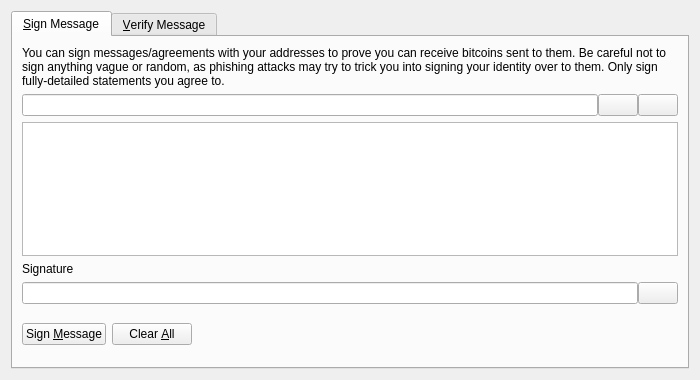
<?xml version="1.0" encoding="UTF-8"?>
<ui version="4.0">
 <class>SignVerifyMessageDialog</class>
 <widget class="QDialog" name="SignVerifyMessageDialog">
  <property name="geometry">
   <rect>
    <x>0</x>
    <y>0</y>
    <width>700</width>
    <height>380</height>
   </rect>
  </property>
  <property name="windowTitle">
   <string>Signatures - Sign / Verify a Message</string>
  </property>
  <property name="modal">
   <bool>true</bool>
  </property>
  <layout class="QVBoxLayout" name="verticalLayout">
   <item>
    <widget class="QTabWidget" name="tabWidget">
     <property name="currentIndex">
      <number>0</number>
     </property>
     <widget class="QWidget" name="tabSignMessage">
      <attribute name="title">
       <string>&amp;Sign Message</string>
      </attribute>
      <layout class="QVBoxLayout" name="verticalLayout_SM">
       <item>
        <widget class="QLabel" name="infoLabel_SM">
         <property name="text">
          <string>You can sign messages/agreements with your addresses to prove you can receive bitcoins sent to them. Be careful not to sign anything vague or random, as phishing attacks may try to trick you into signing your identity over to them. Only sign fully-detailed statements you agree to.</string>
         </property>
         <property name="textFormat">
          <enum>Qt::PlainText</enum>
         </property>
         <property name="wordWrap">
          <bool>true</bool>
         </property>
        </widget>
       </item>
       <item>
        <layout class="QHBoxLayout" name="horizontalLayout_1_SM">
         <property name="spacing">
          <number>0</number>
         </property>
         <item>
          <widget class="QValidatedLineEdit" name="addressIn_SM">
           <property name="toolTip">
            <string>The Alphapay address to sign the message with</string>
           </property>
          </widget>
         </item>
         <item>
          <widget class="QPushButton" name="addressBookButton_SM">
           <property name="toolTip">
            <string>Choose previously used address</string>
           </property>
           <property name="text">
            <string/>
           </property>
           <property name="icon">
            <iconset resource="../bitcoin.qrc">
             <normaloff>:/icons/address-book</normaloff>:/icons/address-book</iconset>
           </property>
           <property name="shortcut">
            <string>Alt+A</string>
           </property>
           <property name="autoDefault">
            <bool>false</bool>
           </property>
          </widget>
         </item>
         <item>
          <widget class="QPushButton" name="pasteButton_SM">
           <property name="toolTip">
            <string>Paste address from clipboard</string>
           </property>
           <property name="text">
            <string/>
           </property>
           <property name="icon">
            <iconset resource="../bitcoin.qrc">
             <normaloff>:/icons/editpaste</normaloff>:/icons/editpaste</iconset>
           </property>
           <property name="shortcut">
            <string>Alt+P</string>
           </property>
           <property name="autoDefault">
            <bool>false</bool>
           </property>
          </widget>
         </item>
        </layout>
       </item>
       <item>
        <widget class="QPlainTextEdit" name="messageIn_SM">
         <property name="toolTip">
          <string>Enter the message you want to sign here</string>
         </property>
        </widget>
       </item>
       <item>
        <widget class="QLabel" name="signatureLabel_SM">
         <property name="text">
          <string>Signature</string>
         </property>
         <property name="textFormat">
          <enum>Qt::PlainText</enum>
         </property>
        </widget>
       </item>
       <item>
        <layout class="QHBoxLayout" name="horizontalLayout_2_SM">
         <property name="spacing">
          <number>0</number>
         </property>
         <item>
          <widget class="QLineEdit" name="signatureOut_SM">
           <property name="font">
            <font>
             <italic>true</italic>
            </font>
           </property>
           <property name="readOnly">
            <bool>true</bool>
           </property>
          </widget>
         </item>
         <item>
          <widget class="QPushButton" name="copySignatureButton_SM">
           <property name="toolTip">
            <string>Copy the current signature to the system clipboard</string>
           </property>
           <property name="text">
            <string/>
           </property>
           <property name="icon">
            <iconset resource="../bitcoin.qrc">
             <normaloff>:/icons/editcopy</normaloff>:/icons/editcopy</iconset>
           </property>
           <property name="autoDefault">
            <bool>false</bool>
           </property>
          </widget>
         </item>
        </layout>
       </item>
       <item>
        <layout class="QHBoxLayout" name="horizontalLayout_3_SM">
         <item>
          <widget class="QPushButton" name="signMessageButton_SM">
           <property name="toolTip">
            <string>Sign the message to prove you own this Alphapay address</string>
           </property>
           <property name="text">
            <string>Sign &amp;Message</string>
           </property>
           <property name="icon">
            <iconset resource="../bitcoin.qrc">
             <normaloff>:/icons/edit</normaloff>:/icons/edit</iconset>
           </property>
           <property name="autoDefault">
            <bool>false</bool>
           </property>
          </widget>
         </item>
         <item>
          <widget class="QPushButton" name="clearButton_SM">
           <property name="toolTip">
            <string>Reset all sign message fields</string>
           </property>
           <property name="text">
            <string>Clear &amp;All</string>
           </property>
           <property name="icon">
            <iconset resource="../bitcoin.qrc">
             <normaloff>:/icons/remove</normaloff>:/icons/remove</iconset>
           </property>
           <property name="autoDefault">
            <bool>false</bool>
           </property>
          </widget>
         </item>
         <item>
          <spacer name="horizontalSpacer_1_SM">
           <property name="orientation">
            <enum>Qt::Horizontal</enum>
           </property>
           <property name="sizeHint" stdset="0">
            <size>
             <width>40</width>
             <height>48</height>
            </size>
           </property>
          </spacer>
         </item>
         <item>
          <widget class="QLabel" name="statusLabel_SM">
           <property name="font">
            <font>
             <weight>75</weight>
             <bold>true</bold>
            </font>
           </property>
           <property name="text">
            <string/>
           </property>
           <property name="wordWrap">
            <bool>true</bool>
           </property>
          </widget>
         </item>
         <item>
          <spacer name="horizontalSpacer_2_SM">
           <property name="orientation">
            <enum>Qt::Horizontal</enum>
           </property>
           <property name="sizeHint" stdset="0">
            <size>
             <width>40</width>
             <height>48</height>
            </size>
           </property>
          </spacer>
         </item>
        </layout>
       </item>
      </layout>
     </widget>
     <widget class="QWidget" name="tabVerifyMessage">
      <attribute name="title">
       <string>&amp;Verify Message</string>
      </attribute>
      <layout class="QVBoxLayout" name="verticalLayout_VM">
       <item>
        <widget class="QLabel" name="infoLabel_VM">
         <property name="text">
          <string>Enter the receiver's address, message (ensure you copy line breaks, spaces, tabs, etc. exactly) and signature below to verify the message. Be careful not to read more into the signature than what is in the signed message itself, to avoid being tricked by a man-in-the-middle attack. Note that this only proves the signing party receives with the address, it cannot prove sendership of any transaction!</string>
         </property>
         <property name="textFormat">
          <enum>Qt::PlainText</enum>
         </property>
         <property name="alignment">
          <set>Qt::AlignLeading|Qt::AlignLeft|Qt::AlignTop</set>
         </property>
         <property name="wordWrap">
          <bool>true</bool>
         </property>
        </widget>
       </item>
       <item>
        <layout class="QHBoxLayout" name="horizontalLayout_1_VM">
         <property name="spacing">
          <number>0</number>
         </property>
         <item>
          <widget class="QValidatedLineEdit" name="addressIn_VM">
           <property name="toolTip">
            <string>The Alphapay address the message was signed with</string>
           </property>
          </widget>
         </item>
         <item>
          <widget class="QPushButton" name="addressBookButton_VM">
           <property name="toolTip">
            <string>Choose previously used address</string>
           </property>
           <property name="text">
            <string/>
           </property>
           <property name="icon">
            <iconset resource="../bitcoin.qrc">
             <normaloff>:/icons/address-book</normaloff>:/icons/address-book</iconset>
           </property>
           <property name="shortcut">
            <string>Alt+A</string>
           </property>
           <property name="autoDefault">
            <bool>false</bool>
           </property>
          </widget>
         </item>
        </layout>
       </item>
       <item>
        <widget class="QPlainTextEdit" name="messageIn_VM"/>
       </item>
       <item>
        <widget class="QValidatedLineEdit" name="signatureIn_VM"/>
       </item>
       <item>
        <layout class="QHBoxLayout" name="horizontalLayout_2_VM">
         <item>
          <widget class="QPushButton" name="verifyMessageButton_VM">
           <property name="toolTip">
            <string>Verify the message to ensure it was signed with the specified Alphapay address</string>
           </property>
           <property name="text">
            <string>Verify &amp;Message</string>
           </property>
           <property name="icon">
            <iconset resource="../bitcoin.qrc">
             <normaloff>:/icons/transaction_0</normaloff>:/icons/transaction_0</iconset>
           </property>
           <property name="autoDefault">
            <bool>false</bool>
           </property>
          </widget>
         </item>
         <item>
          <widget class="QPushButton" name="clearButton_VM">
           <property name="toolTip">
            <string>Reset all verify message fields</string>
           </property>
           <property name="text">
            <string>Clear &amp;All</string>
           </property>
           <property name="icon">
            <iconset resource="../bitcoin.qrc">
             <normaloff>:/icons/remove</normaloff>:/icons/remove</iconset>
           </property>
           <property name="autoDefault">
            <bool>false</bool>
           </property>
          </widget>
         </item>
         <item>
          <spacer name="horizontalSpacer_1_VM">
           <property name="orientation">
            <enum>Qt::Horizontal</enum>
           </property>
           <property name="sizeHint" stdset="0">
            <size>
             <width>40</width>
             <height>48</height>
            </size>
           </property>
          </spacer>
         </item>
         <item>
          <widget class="QLabel" name="statusLabel_VM">
           <property name="font">
            <font>
             <weight>75</weight>
             <bold>true</bold>
            </font>
           </property>
           <property name="text">
            <string/>
           </property>
           <property name="wordWrap">
            <bool>true</bool>
           </property>
          </widget>
         </item>
         <item>
          <spacer name="horizontalSpacer_2_VM">
           <property name="orientation">
            <enum>Qt::Horizontal</enum>
           </property>
           <property name="sizeHint" stdset="0">
            <size>
             <width>40</width>
             <height>48</height>
            </size>
           </property>
          </spacer>
         </item>
        </layout>
       </item>
      </layout>
     </widget>
    </widget>
   </item>
  </layout>
 </widget>
 <customwidgets>
  <customwidget>
   <class>QValidatedLineEdit</class>
   <extends>QLineEdit</extends>
   <header>qvalidatedlineedit.h</header>
  </customwidget>
 </customwidgets>
 <resources>
  <include location="../bitcoin.qrc"/>
 </resources>
 <connections/>
</ui>
